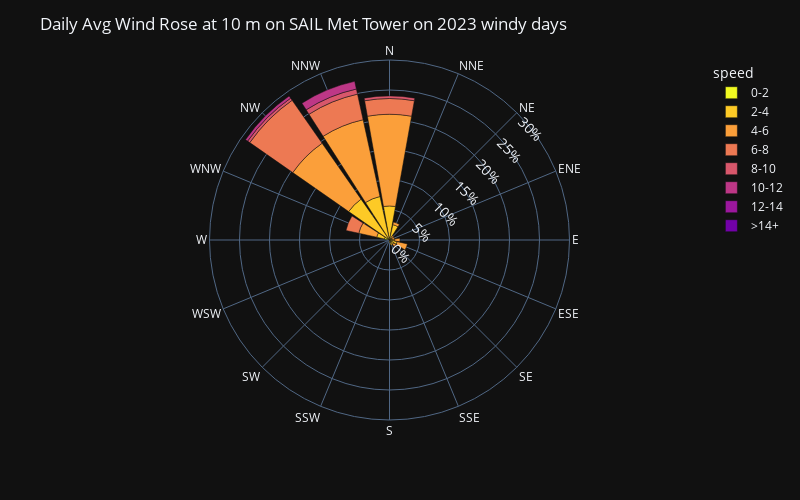

This figure's notebook cell:
### Code cell
sail_met_gothic_daily = sail_1H_windy_wind_df[['wspd_arith_mean', 'wdir_vec_mean']]
# create a windrose dataframe
sail_met_gothic_daily = create_windrose_df(sail_met_gothic_daily, wind_dir_var='wdir_vec_mean', wind_spd_var='wspd_arith_mean')

# create a wind rose plot using bar_polar
fig = px.bar_polar(sail_met_gothic_daily, 
                   r="frequency", 
                   theta="direction", 
                   color="speed", template="plotly_dark",
                   color_discrete_sequence= px.colors.sequential.Plasma_r,
                   width= 800,
                   height=500,
                   barnorm='percent',
                  )
# update the radial axis to show percentages
fig.update_layout(
    title="Daily Avg Wind Rose at 10 m on SAIL Met Tower on 2023 windy days",
    font_size=12,
    polar_radialaxis=dict(
         ticksuffix='%',
         tickfont_size=14,
         showline=False,
         showticklabels=True,
         showgrid=True,
         angle=45,
         range=[0, 30]
      ),
)

### Figure 1 — Plotly figure (JSON) as saved in the notebook; plotly's stock layout.template omitted (floating-point values rounded to 4 significant figures)
{"data": [{"hovertemplate": "speed=0-2<br>frequency=%{r}<br>direction=%{theta}<extra></extra>", "legendgroup": "0-2", "marker": {"color": "#f0f921", "pattern": {"shape": ""}}, "name": "0-2", "r": [0.4367, 0, 0.4367, 0, 0.4367, 0, 0.4367, 0.4367, 0, 0, 0, 0, 0, 0.8734, 0.4367, 0], "showlegend": true, "subplot": "polar", "theta": ["N", "NNE", "NE", "ENE", "E", "ESE", "SE", "SSE", "S", "SSW", "SW", "WSW", "W", "WNW", "NW", "NNW"], "type": "barpolar"}, {"hovertemplate": "speed=2-4<br>frequency=%{r}<br>direction=%{theta}<extra></extra>", "legendgroup": "2-4", "marker": {"color": "#fdca26", "pattern": {"shape": ""}}, "name": "2-4", "r": [5.24, 2.62, 0, 0.4367, 0.4367, 1.31, 0.4367, 0.4367, 0.4367, 0, 0, 0, 0, 1.31, 7.86, 7.424], "showlegend": true, "subplot": "polar", "theta": ["N", "NNE", "NE", "ENE", "E", "ESE", "SE", "SSE", "S", "SSW", "SW", "WSW", "W", "WNW", "NW", "NNW"], "type": "barpolar"}, {"hovertemplate": "speed=4-6<br>frequency=%{r}<br>direction=%{theta}<extra></extra>", "legendgroup": "4-6", "marker": {"color": "#fb9f3a", "pattern": {"shape": ""}}, "name": "4-6", "r": [15.28, 0.4367, 0.4367, 0.4367, 0.8734, 1.747, 0.4367, 0, 0, 0, 0, 0, 0, 3.057, 11.35, 13.1], "showlegend": true, "subplot": "polar", "theta": ["N", "NNE", "NE", "ENE", "E", "ESE", "SE", "SSE", "S", "SSW", "SW", "WSW", "W", "WNW", "NW", "NNW"], "type": "barpolar"}, {"hovertemplate": "speed=6-8<br>frequency=%{r}<br>direction=%{theta}<extra></extra>", "legendgroup": "6-8", "marker": {"color": "#ed7953", "pattern": {"shape": ""}}, "name": "6-8", "r": [2.62, 0, 0, 0, 0, 0, 0, 0, 0, 0, 0, 0, 0, 2.183, 8.734, 4.367], "showlegend": true, "subplot": "polar", "theta": ["N", "NNE", "NE", "ENE", "E", "ESE", "SE", "SSE", "S", "SSW", "SW", "WSW", "W", "WNW", "NW", "NNW"], "type": "barpolar"}, {"hovertemplate": "speed=8-10<br>frequency=%{r}<br>direction=%{theta}<extra></extra>", "legendgroup": "8-10", "marker": {"color": "#d8576b", "pattern": {"shape": ""}}, "name": "8-10", "r": [0.4367, 0, 0, 0, 0, 0, 0, 0, 0, 0, 0, 0, 0, 0, 0.4367, 0.8734], "showlegend": true, "subplot": "polar", "theta": ["N", "NNE", "NE", "ENE", "E", "ESE", "SE", "SSE", "S", "SSW", "SW", "WSW", "W", "WNW", "NW", "NNW"], "type": "barpolar"}, {"hovertemplate": "speed=10-12<br>frequency=%{r}<br>direction=%{theta}<extra></extra>", "legendgroup": "10-12", "marker": {"color": "#bd3786", "pattern": {"shape": ""}}, "name": "10-12", "r": [0, 0, 0, 0, 0, 0, 0, 0, 0, 0, 0, 0, 0, 0, 0.4367, 1.31], "showlegend": true, "subplot": "polar", "theta": ["N", "NNE", "NE", "ENE", "E", "ESE", "SE", "SSE", "S", "SSW", "SW", "WSW", "W", "WNW", "NW", "NNW"], "type": "barpolar"}, {"hovertemplate": "speed=12-14<br>frequency=%{r}<br>direction=%{theta}<extra></extra>", "legendgroup": "12-14", "marker": {"color": "#9c179e", "pattern": {"shape": ""}}, "name": "12-14", "r": [0, 0, 0, 0, 0, 0, 0, 0, 0, 0, 0, 0, 0, 0, 0, 0], "showlegend": true, "subplot": "polar", "theta": ["N", "NNE", "NE", "ENE", "E", "ESE", "SE", "SSE", "S", "SSW", "SW", "WSW", "W", "WNW", "NW", "NNW"], "type": "barpolar"}, {"hovertemplate": "speed=>14+<br>frequency=%{r}<br>direction=%{theta}<extra></extra>", "legendgroup": ">14+", "marker": {"color": "#7201a8", "pattern": {"shape": ""}}, "name": ">14+", "r": [0, 0, 0, 0, 0, 0, 0, 0, 0, 0, 0, 0, 0, 0, 0, 0], "showlegend": true, "subplot": "polar", "theta": ["N", "NNE", "NE", "ENE", "E", "ESE", "SE", "SSE", "S", "SSW", "SW", "WSW", "W", "WNW", "NW", "NNW"], "type": "barpolar"}], "layout": {"barmode": "relative", "barnorm": "percent", "font": {"size": 12}, "height": 500, "legend": {"title": {"text": "speed"}, "tracegroupgap": 0}, "margin": {"t": 60}, "polar": {"angularaxis": {"direction": "clockwise", "rotation": 90}, "domain": {"x": [0, 1], "y": [0, 1]}, "radialaxis": {"angle": 45, "range": [0, 30], "showgrid": true, "showline": false, "showticklabels": true, "tickfont": {"size": 14}, "ticksuffix": "%"}}, "title": {"text": "Daily Avg Wind Rose at 10 m on SAIL Met Tower on 2023 windy days"}, "width": 800}}
